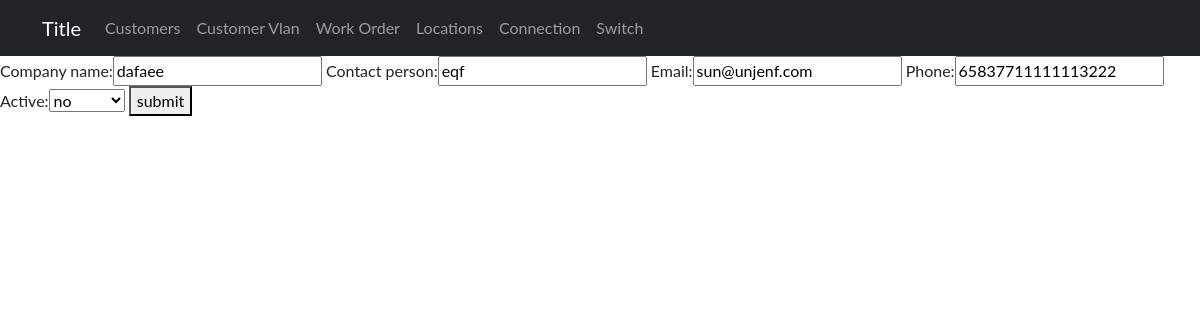
The page /devices/upd/2 on the database as committed earlier.
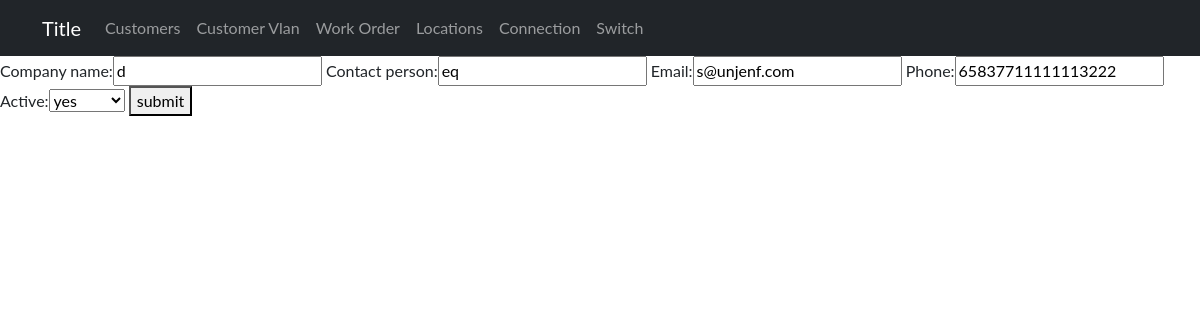
The same page on the database as committed later.
### sitadevices/models.py (models this page shows)
class Customer(models.Model):
    company_name = models.CharField(max_length=255)
    contact_person = models.CharField(max_length=255)
    email = models.EmailField()
    phone = models.IntegerField()
    active = models.CharField(choices=yesno, max_length=200)
    submitted_date_time = models.DateTimeField(default=timezone.now)

### sitadevices/views.py (the view)
# urls.py: path('upd/<int:customer_id>', CustomerUpd, name='customerupd'),
def CustomerUpd(request,customer_id):
    update = Customer.objects.get(pk=customer_id)
    form = CustomerInp(instance=update)
    if request.method =='POST':
        form = CustomerInp(request.POST, instance=update)
        if form.is_valid():
            form.save()
            return redirect('device:customerind', customer_id)
    dic = {
        'id': update,
        'form': form,
    }
    return render(request, 'admin/customerupd.html',{'dic': dic})

### sitadevices/templates/admin/customerupd.html (shortened to what this page needs)
{% extends 'admin/base1.html' %}
{% block content %}
<form enctype="multipart/form-data" action="{%url 'device:customerupd' dic.id.id%}"  class="" method="POST">
    {{dic.form}}
    <button type="submit" value="submit">submit</button>
</form>
{% endblock  %}

Rows that differ between the two databases and show on the page:
changed Customer: company_name "dafaee" → "d"; contact_person "eqf" → "eq"; email "sun@unjenf.com" → "s@unjenf.com"; active "no" → "yes"
